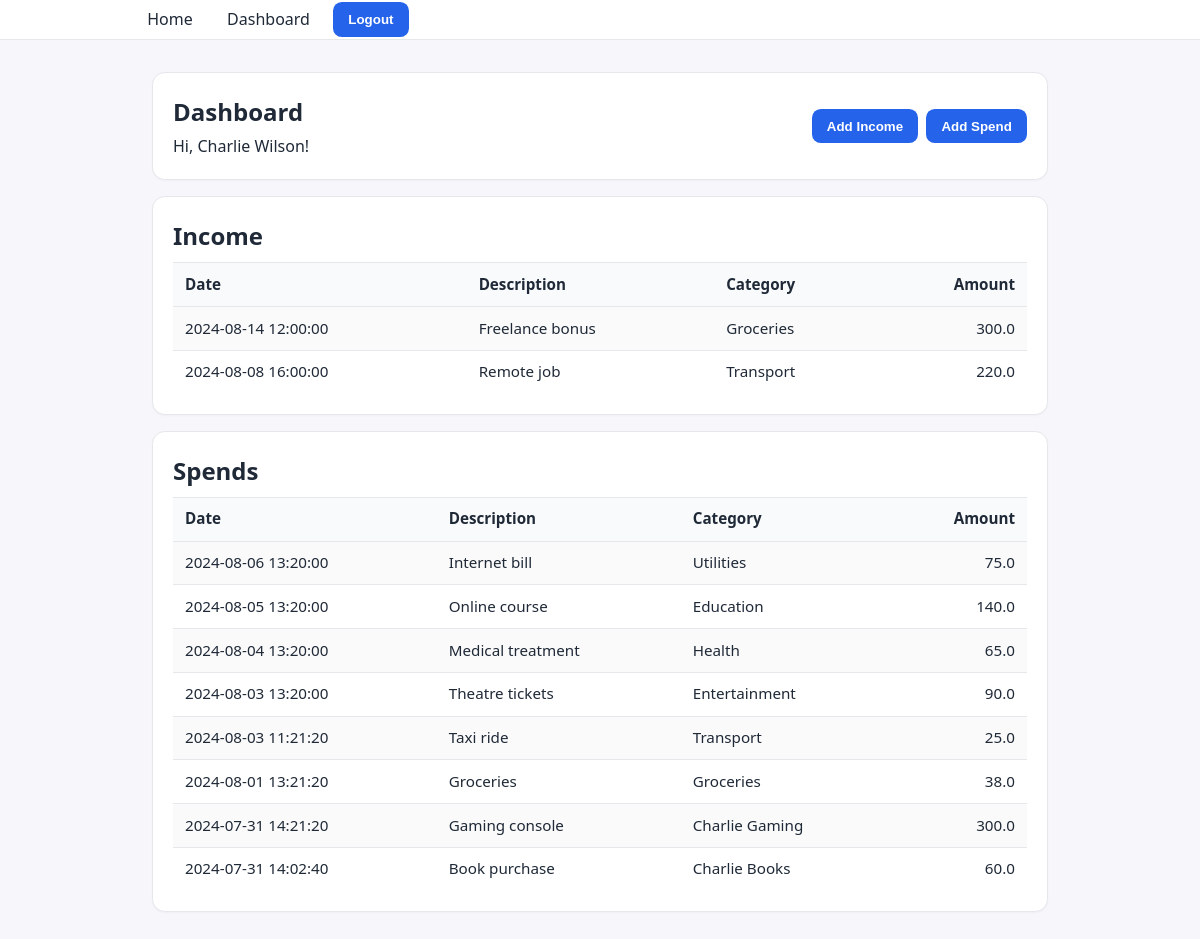
The page /dashboard (signed in) on the database as committed earlier.
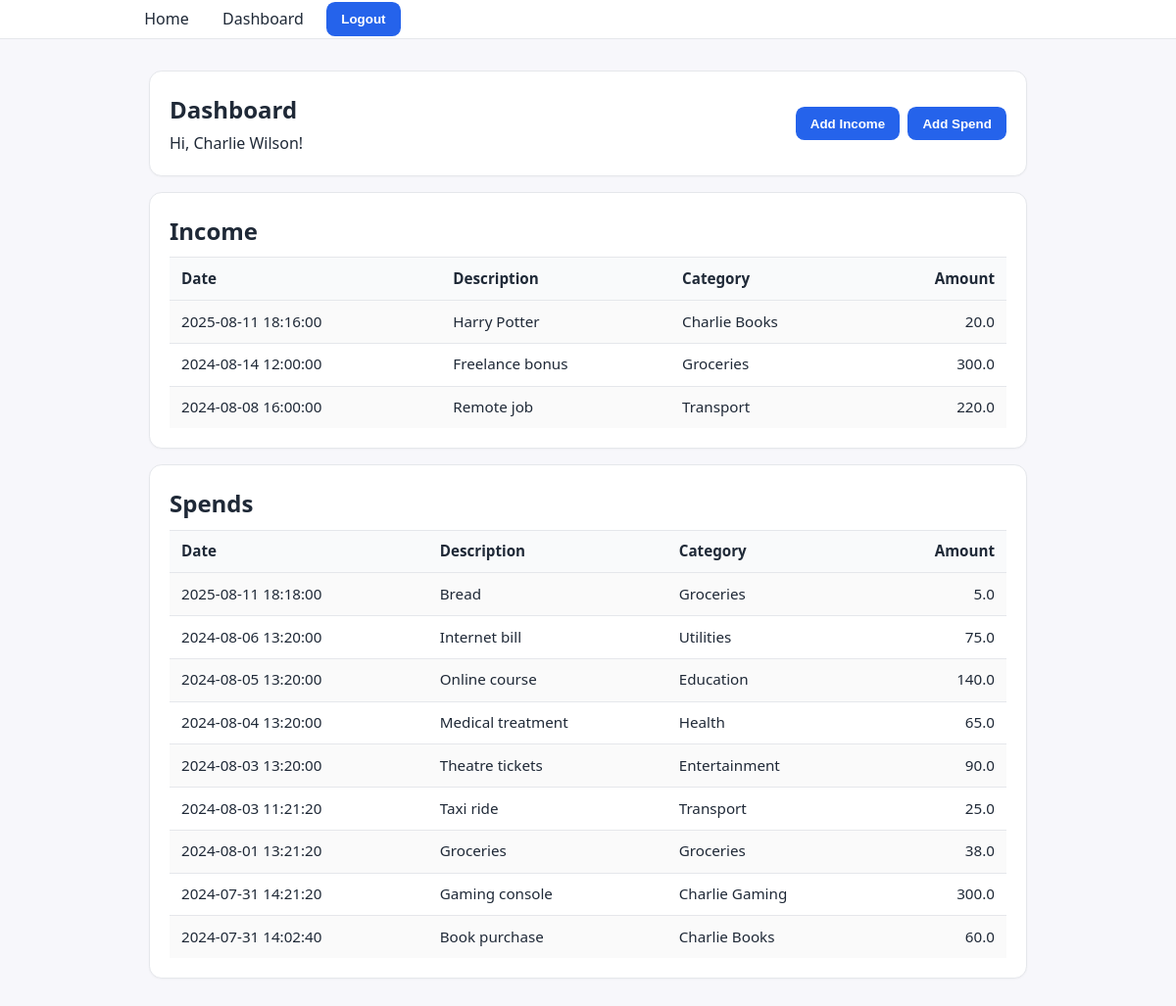
The same page on the database as committed later.
### tables this page shows
CREATE TABLE "user_transactions" (
	"id"	INTEGER NOT NULL,
	"amount"	REAL,
	"description"	TEXT,
	"category_id"	INTEGER NOT NULL,
	"date"	INTEGER NOT NULL,
	"owner_id"	INTEGER NOT NULL,
	"type"	TEXT NOT NULL,
	FOREIGN KEY("category_id") REFERENCES "categories"("id"),
	FOREIGN KEY("owner_id") REFERENCES "users"("id"),
	PRIMARY KEY("id" AUTOINCREMENT)
);

CREATE TABLE "categories" (
	"id"	INTEGER NOT NULL UNIQUE,
	"name"	TEXT NOT NULL,
	"owner_id"	INTEGER NOT NULL,
	FOREIGN KEY("owner_id") REFERENCES "users"("id"),
	PRIMARY KEY("id" AUTOINCREMENT)
);

### main.py (the view)
@app.route("/dashboard")
def dashboard():
    uid = g.user["id"]
    with Database("finance.db") as cur:
        cur.execute(
            """
            SELECT id, name, owner_id
            FROM categories
            WHERE owner_id IN (1, ?)
            ORDER BY CASE WHEN owner_id=1 THEN 0 ELSE 1 END, name
            """,
            (uid,),
        )
        categories = [dict(r) for r in cur.fetchall()]
        cur.execute(
            """
            SELECT ut.id, datetime(ut.date/1000, 'unixepoch', 'localtime') AS date_str, ut.description, ut.amount,
                   c.name AS category
            FROM user_transactions ut
            LEFT JOIN categories c ON c.id = ut.category_id
            WHERE ut.owner_id = ? AND ut.type = 'income'
            ORDER BY ut.date DESC
            """,
            (uid,),
        )
        incomes = [dict(r) for r in cur.fetchall()]
        cur.execute(
            """
            SELECT ut.id, datetime(ut.date/1000, 'unixepoch', 'localtime') AS date_str, ut.description, ut.amount,
                   c.name AS category
            FROM user_transactions ut
            LEFT JOIN categories c ON c.id = ut.category_id
            WHERE ut.owner_id = ? AND ut.type = 'spend'
            ORDER BY ut.date DESC
            """,
            (uid,),
        )
        spends = [dict(r) for r in cur.fetchall()]
    return render_template(
        "dashboard.html",
        title="Dashboard",
        name=g.user["name"],
        surname=g.user["surname"],
        categories=categories,
        incomes=incomes,
        spends=spends,
    )

### main.py (called while the page is built)
@app.before_request
def auth_gate():
    g.user = session.get("user")
    allow_anon = {
        "get_index",
        "get_login",
        "auth_user",
        "register",
        "register_user",
        "static",
    }
    if g.user is None and (req.endpoint not in allow_anon):
        return redirect(url_for("get_index"))

    def __enter__(self):
        self.con = sqlite3.connect(self.db_name)
        self.con.row_factory = sqlite3.Row
        self.cur = self.con.cursor()
        return self.cur

    def __exit__(self, exc_type, exec_val, exc_tb):
        self.con.commit()
        self.con.close()

### templates/dashboard.html
{% extends "base.html" %}
{% block content %}
<div class="card" style="display:flex;justify-content:space-between;align-items:center;">
  <div>
    <h1 style="margin:0;">Dashboard</h1>
    <p style="margin:.25rem 0 0;">Hi, {{ name }} {{ surname }}!</p>
  </div>
  <div style="display:flex; gap:.5rem;">
    <form method="get" action="{{ url_for('get_income') }}"><button type="submit">Add Income</button></form>
    <form method="get" action="{{ url_for('get_spend') }}"><button type="submit">Add Spend</button></form>
  </div>
</div>
<div class="card" style="margin-top:1rem;">
  <h2 style="margin:0 0 .5rem;">Income</h2>
  <div class="table-wrap">
    <table class="table">
      <thead>
        <tr>
          <th>Date</th>
          <th>Description</th>
          <th>Category</th>
          <th style="text-align:right;">Amount</th>
        </tr>
      </thead>
      <tbody>
        {% if incomes and incomes|length %}
          {% for t in incomes %}
          <tr>
            <td>{{ t.date_str }}</td>
            <td>{{ t.get('description','') }}</td>
            <td>{{ t.get('category','-') }}</td>
            <td style="text-align:right;">
              {{ (t.get('amount') if t.get('amount') is not none else '—') }}
            </td>
          </tr>
          {% endfor %}
        {% else %}
          <tr><td colspan="4" class="muted" style="text-align:center;">No income data</td></tr>
        {% endif %}
      </tbody>
    </table>
  </div>
</div>
<div class="card" style="margin-top:1rem;">
  <h2 style="margin:0 0 .5rem;">Spends</h2>
  <div class="table-wrap">
    <table class="table">
      <thead>
        <tr>
          <th>Date</th>
          <th>Description</th>
          <th>Category</th>
          <th style="text-align:right;">Amount</th>
        </tr>
      </thead>
      <tbody>
        {% if spends and spends|length %}
          {% for t in spends %}
          <tr>
            <td>{{ t.date_str }}</td>
            <td>{{ t.get('description','') }}</td>
            <td>{{ t.get('category','-') }}</td>
            <td style="text-align:right;">
              {{ (t.get('amount') if t.get('amount') is not none else '—') }}
            </td>
          </tr>
          {% endfor %}
        {% else %}
          <tr><td colspan="4" class="muted" style="text-align:center;">No spend data</td></tr>
        {% endif %}
      </tbody>
    </table>
  </div>
</div>
{% endblock %}

### templates/base.html (shortened to what this page needs)
<!DOCTYPE html>
<html lang="en">
<head>
  <link rel="stylesheet" href="{{ url_for('static', filename='style.css') }}"/>
</head>
<body>
  <header>
    <div class="container">
      <nav>
        <a href="{{ url_for('get_index') }}">Home</a>
        {% if g.user %}
          <a href="{{ url_for('dashboard') }}">Dashboard</a>
          <form method="post" action="{{ url_for('logout') }}" class="logout-form">
            <button type="submit">Logout</button>
          </form>
        {% else %}
          <a href="{{ url_for('get_login') }}">Login</a>
        {% endif %}
      </nav>
    </div>
  </header>
  <main>
    <div class="container">
      {% block content %}{% endblock %}
    </div>
  </main>
</body>
</html>

### static/style.css (style rules this page uses)
:root { --bg:#f7f7fb; --card:#fff; --text:#1f2937; --muted:#6b7280; --primary:#2563eb; --primary-600:#1d4ed8; --danger:#dc2626; --border:#e5e7eb; }
* { box-sizing:border-box }
html,body { margin:0;padding:0;font-family:system-ui,-apple-system,Segoe UI,Roboto,Inter,Arial,sans-serif;color:var(--text);background:var(--bg);line-height:1.55 }
header { background:#fff;border-bottom:1px solid var(--border);position:sticky;top:0;z-index:10 }
.container { max-width:960px;margin:0 auto;padding:0 1rem }
nav { display:flex; gap:.75rem; align-items:center; }
nav .logout-form { display:inline; margin:0; }
nav a { display:inline-block;text-decoration:none;color:var(--text);padding:.45rem .7rem;border-radius:.5rem }
main { max-width:960px;margin:2rem auto;padding:0 1rem }
.card { background:var(--card);border:1px solid var(--border);border-radius:.8rem;padding:1.25rem;box-shadow:0 1px 2px rgba(0,0,0,.03) }
h1 { margin:0 0 1rem;font-size:1.5rem }
form { display:grid;gap:.75rem;max-width:420px }
button { padding:.6rem .95rem;border:0;border-radius:.55rem;background:var(--primary);color:#fff;font-weight:600;cursor:pointer }
.table-wrap { overflow-x:auto }
.table { width:100%;border-collapse:collapse;font-size:.95rem }
.table th,.table td { padding:.6rem .75rem;border-top:1px solid var(--border) }
.table thead th { background:#f9fafb;border-bottom:1px solid var(--border);text-align:left }
.table tbody tr:nth-child(odd) { background:#fafafa }

Rows that differ between the two databases and show on the page:
added user_transactions: date_str "2025-08-11 18:16:00", get "Harry Potter", get "Charlie Books", amount "20.0", shown under "Income"
added user_transactions: date_str "2025-08-11 18:18:00", get "Bread", get "Groceries", amount "5.0", shown under "Spends"
